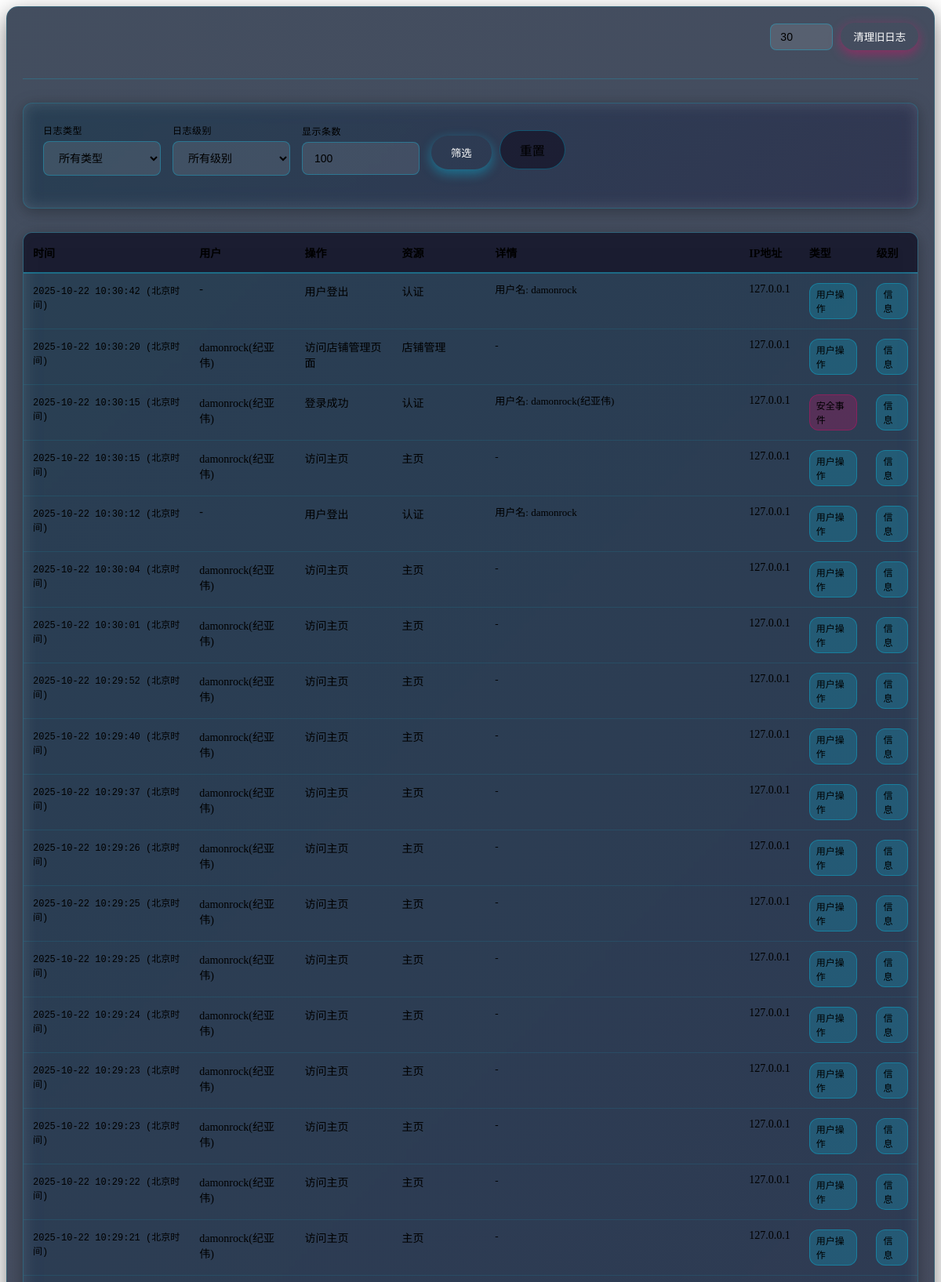
The page /admin/logs (signed in, upper part) on the database its author committed.
### tables this page shows
CREATE TABLE logs (
            id INTEGER PRIMARY KEY AUTOINCREMENT,
            timestamp DATETIME DEFAULT CURRENT_TIMESTAMP,
            user_id INTEGER,
            username VARCHAR(50),
            action VARCHAR(100) NOT NULL,
            resource VARCHAR(100),
            details TEXT,
            ip_address VARCHAR(45),
            user_agent TEXT,
            log_type VARCHAR(20) DEFAULT 'user',
            level VARCHAR(10) DEFAULT 'info',
            FOREIGN KEY (user_id) REFERENCES users (id)
        );

### routes/admin.py (the view)
@admin_bp.route('/logs')
@login_required
@admin_required
def view_logs():
    from core.database import get_logs
    log_type = request.args.get('type', '')
    level = request.args.get('level', '')
    limit = int(request.args.get('limit', 100))
    logs = get_logs(
        limit=limit,
        log_type=log_type if log_type else None,
        level=level if level else None
    )
    return render_template('admin/logs_embed.html', logs=logs,
                         current_type=log_type, current_level=level, limit=limit)

### app.py (called while the page is built)
@app.template_filter('beijing_time')
def beijing_time_filter(timestamp):
    if not timestamp:
        return ""
    if isinstance(timestamp, str):
        try:
            dt = datetime.strptime(timestamp, '%Y-%m-%d %H:%M:%S')
        except ValueError:
            return timestamp + " (北京时间)"
    else:
        dt = timestamp
    return dt.strftime('%Y-%m-%d %H:%M:%S')

### core/auth.py (called while the page is built, shortened)
def is_logged_in():
    return 'username' in session

def login_required(f):
    from functools import wraps
    @wraps(f)
    def decorated_function(*args, **kwargs):
        if not is_logged_in():
            return redirect(url_for('auth.login', next=request.url))
        return f(*args, **kwargs)
    return decorated_function

def admin_required(f):
    from functools import wraps
    @wraps(f)
    def decorated_function(*args, **kwargs):
        if not is_logged_in():
            return redirect(url_for('auth.login', next=request.url))
        return f(*args, **kwargs)
    return decorated_function

### core/database.py (called while the page is built)
def get_db_connection():
    conn = sqlite3.connect(DB_PATH)
    conn.row_factory = sqlite3.Row  # 使结果可以通过列名访问
    return conn

def get_logs(limit=100, log_type=None, level=None, user_id=None):
    conn = get_db_connection()
    cursor = conn.cursor()
    query = "SELECT * FROM logs WHERE 1=1"
    params = []
    if log_type:
        query += " AND log_type = ?"
        params.append(log_type)
    if level:
        query += " AND level = ?"
        params.append(level)
    if user_id:
        query += " AND user_id = ?"
        params.append(user_id)
    query += " ORDER BY timestamp DESC LIMIT ?"
    params.append(limit)
    try:
        cursor.execute(query, params)
        logs = cursor.fetchall()
        return logs
    except Exception as e:
        print(f"获取日志失败: {e}")
        return []
    finally:
        conn.close()

### templates/admin/logs_embed.html (shortened to what this page needs)
<div class="logs-management-embed">
    <div class="section-header">
        <h2> 系统日志</h2>
        <form id="clear-logs-form" class="clear-logs-form" onsubmit="return confirm('确定要清理旧日志吗？此操作不可恢复！')">
            <input type="number" name="days" value="30" min="1" max="365" title="保留天数">
            <button type="submit" class="clear-logs-btn">清理旧日志</button>
        </form>
    </div>
    <div class="filter-card">
        <form id="log-filter-form" method="GET" class="filter-form">
            <div class="filter-group">
                <label for="type">日志类型</label>
                <select name="type" id="type">
                    <option value="">所有类型</option>
                </select>
            </div>
            <div class="filter-group">
                <label for="level">日志级别</label>
                <select name="level" id="level">
                    <option value="">所有级别</option>
                </select>
            </div>
            <div class="filter-group">
                <label for="limit">显示条数</label>
                <input type="number" name="limit" id="limit" value="{{ limit }}" min="10" max="1000" step="10" placeholder="显示条数">
            </div>
            <div class="filter-actions">
                <button type="submit">筛选</button>
                <a href="javascript:void(0)" class="reset-btn" onclick="loadContent('log-management')">重置</a>
            </div>
        </form>
    </div>
    <div class="logs-table-container">
        <table class="logs-table">
            <thead>
                <tr>
                    <th>时间</th>
                    <th>用户</th>
                    <th>操作</th>
                    <th>资源</th>
                    <th>详情</th>
                    <th>IP地址</th>
                    <th>类型</th>
                    <th>级别</th>
                </tr>
            </thead>
            <tbody>
                {% for log in logs %}
                <tr>
                    <td class="timestamp">{{ log.timestamp | beijing_time }} (北京时间)</td>
                    <td>{{ log.username or '-' }}</td>
                    <td>{{ log.action }}</td>
                    <td>{{ log.resource or '-' }}</td>
                    <td class="log-details">{{ log.details or '-' }}</td>
                    <td>{{ log.ip_address or '-' }}</td>
                    <td>
                        <span class="log-type-badge log-type-{{ log.log_type }}">
                            {{ {
                                'user': '用户操作',
                                'system': '系统事件',
                                'security': '安全事件'
                            }.get(log.log_type, log.log_type) }}
                        </span>
                    </td>
                    <td>
                        <span class="log-level-badge log-level-{{ log.level }}">
                            {{ {
                                'debug': '调试',
                                'info': '信息',
                                'warning': '警告',
                                'error': '错误',
                                'critical': '严重'
                            }.get(log.level, log.level) }}
                        </span>
                    </td>
                </tr>
                {% endfor %}
            </tbody>
        </table>
    </div>
</div>

### rows shown on the page
logs: timestamp|beijing_time "2025-10-22 10:30:42", username "-", action "用户登出", resource "认证", details "用户名: damonrock", ip_address "127.0.0.1", log_type "用户操作", level "信息"
logs: timestamp|beijing_time "2025-10-22 10:30:20", username "damonrock(纪亚伟)", action "访问店铺管理页面", resource "店铺管理", details "-", ip_address "127.0.0.1", log_type "用户操作", level "信息"
logs: timestamp|beijing_time "2025-10-22 10:30:15", username "damonrock(纪亚伟)", action "登录成功", resource "认证", details "用户名: damonrock(纪亚伟)", ip_address "127.0.0.1", log_type "安全事件", level "信息"
logs: timestamp|beijing_time "2025-10-22 10:30:15", username "damonrock(纪亚伟)", action "访问主页", resource "主页", details "-", ip_address "127.0.0.1", log_type "用户操作", level "信息"
logs: timestamp|beijing_time "2025-10-22 10:30:12", username "-", action "用户登出", resource "认证", details "用户名: damonrock", ip_address "127.0.0.1", log_type "用户操作", level "信息"
logs: timestamp|beijing_time "2025-10-22 10:30:04", username "damonrock(纪亚伟)", action "访问主页", resource "主页", details "-", ip_address "127.0.0.1", log_type "用户操作", level "信息"
logs: timestamp|beijing_time "2025-10-22 10:30:01", username "damonrock(纪亚伟)", action "访问主页", resource "主页", details "-", ip_address "127.0.0.1", log_type "用户操作", level "信息"
logs: timestamp|beijing_time "2025-10-22 10:29:52", username "damonrock(纪亚伟)", action "访问主页", resource "主页", details "-", ip_address "127.0.0.1", log_type "用户操作", level "信息"
logs: timestamp|beijing_time "2025-10-22 10:29:40", username "damonrock(纪亚伟)", action "访问主页", resource "主页", details "-", ip_address "127.0.0.1", log_type "用户操作", level "信息"
logs: timestamp|beijing_time "2025-10-22 10:29:37", username "damonrock(纪亚伟)", action "访问主页", resource "主页", details "-", ip_address "127.0.0.1", log_type "用户操作", level "信息"
logs: timestamp|beijing_time "2025-10-22 10:29:26", username "damonrock(纪亚伟)", action "访问主页", resource "主页", details "-", ip_address "127.0.0.1", log_type "用户操作", level "信息"
logs: timestamp|beijing_time "2025-10-22 10:29:25", username "damonrock(纪亚伟)", action "访问主页", resource "主页", details "-", ip_address "127.0.0.1", log_type "用户操作", level "信息"
logs: timestamp|beijing_time "2025-10-22 10:29:25", username "damonrock(纪亚伟)", action "访问主页", resource "主页", details "-", ip_address "127.0.0.1", log_type "用户操作", level "信息"
logs: timestamp|beijing_time "2025-10-22 10:29:24", username "damonrock(纪亚伟)", action "访问主页", resource "主页", details "-", ip_address "127.0.0.1", log_type "用户操作", level "信息"
logs: timestamp|beijing_time "2025-10-22 10:29:23", username "damonrock(纪亚伟)", action "访问主页", resource "主页", details "-", ip_address "127.0.0.1", log_type "用户操作", level "信息"
logs: timestamp|beijing_time "2025-10-22 10:29:23", username "damonrock(纪亚伟)", action "访问主页", resource "主页", details "-", ip_address "127.0.0.1", log_type "用户操作", level "信息"
logs: timestamp|beijing_time "2025-10-22 10:29:22", username "damonrock(纪亚伟)", action "访问主页", resource "主页", details "-", ip_address "127.0.0.1", log_type "用户操作", level "信息"
logs: timestamp|beijing_time "2025-10-22 10:29:21", username "damonrock(纪亚伟)", action "访问主页", resource "主页", details "-", ip_address "127.0.0.1", log_type "用户操作", level "信息"
